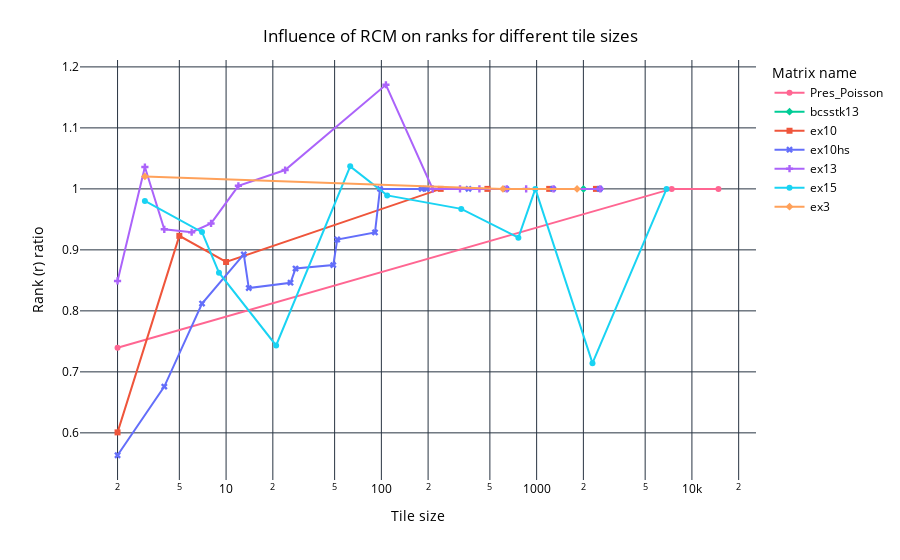

The cell this chart's notebook holds for it:
### Code cell
line_plot_tile_size_rank_percentage_per_matrix(rcm_df[rcm_df["rcm"] == True], "rcm", matrix_color_map=matrix_color_map)

### Figure 1 — Plotly figure (JSON) as saved in the notebook; plotly's stock layout.template omitted (floating-point values rounded to 4 significant figures)
{"data": [{"hovertemplate": "Matrix name=Pres_Poisson<br>Tile size=%{x}<br>Rank (r) ratio=%{y}<extra></extra>", "legendgroup": "Pres_Poisson", "line": {"color": "#FF6692", "dash": "solid"}, "marker": {"symbol": "circle"}, "mode": "lines+markers", "name": "Pres_Poisson", "orientation": "v", "showlegend": true, "x": [2.0, 7411.0, 14820.0], "xaxis": "x", "y": [0.7395, 1.0, 1.0], "yaxis": "y", "type": "scatter"}, {"hovertemplate": "Matrix name=bcsstk13<br>Tile size=%{x}<br>Rank (r) ratio=%{y}<extra></extra>", "legendgroup": "bcsstk13", "line": {"color": "#00CC96", "dash": "solid"}, "marker": {"symbol": "diamond"}, "mode": "lines+markers", "name": "bcsstk13", "orientation": "v", "showlegend": true, "x": [2003.0], "xaxis": "x", "y": [1.0], "yaxis": "y", "type": "scatter"}, {"hovertemplate": "Matrix name=ex10<br>Tile size=%{x}<br>Rank (r) ratio=%{y}<extra></extra>", "legendgroup": "ex10", "line": {"color": "#EF553B", "dash": "solid"}, "marker": {"symbol": "square"}, "mode": "lines+markers", "name": "ex10", "orientation": "v", "showlegend": true, "x": [2.0, 5.0, 10.0, 241.0, 482.0, 1205.0, 2410.0], "xaxis": "x", "y": [0.6008, 0.923, 0.8801, 1.0, 1.0, 1.0, 1.0], "yaxis": "y", "type": "scatter"}, {"hovertemplate": "Matrix name=ex10hs<br>Tile size=%{x}<br>Rank (r) ratio=%{y}<extra></extra>", "legendgroup": "ex10hs", "line": {"color": "#636EFA", "dash": "solid"}, "marker": {"symbol": "x"}, "mode": "lines+markers", "name": "ex10hs", "orientation": "v", "showlegend": true, "x": [2.0, 4.0, 7.0, 13.0, 14.0, 26.0, 28.0, 49.0, 52.0, 91.0, 98.0, 182.0, 196.0, 364.0, 637.0, 1274.0, 2548.0], "xaxis": "x", "y": [0.5633, 0.6759, 0.812, 0.8926, 0.8374, 0.8462, 0.8694, 0.875, 0.917, 0.9286, 1.0, 1.0, 1.0, 1.0, 1.0, 1.0, 1.0], "yaxis": "y", "type": "scatter"}, {"hovertemplate": "Matrix name=ex13<br>Tile size=%{x}<br>Rank (r) ratio=%{y}<extra></extra>", "legendgroup": "ex13", "line": {"color": "#AB63FA", "dash": "solid"}, "marker": {"symbol": "cross"}, "mode": "lines+markers", "name": "ex13", "orientation": "v", "showlegend": true, "x": [2.0, 3.0, 4.0, 6.0, 8.0, 12.0, 24.0, 107.0, 214.0, 321.0, 428.0, 642.0, 856.0, 1284.0, 2568.0], "xaxis": "x", "y": [0.8491, 1.036, 0.9337, 0.9289, 0.9434, 1.005, 1.031, 1.171, 1.0, 1.0, 1.0, 1.0, 1.0, 1.0, 1.0], "yaxis": "y", "type": "scatter"}, {"hovertemplate": "Matrix name=ex15<br>Tile size=%{x}<br>Rank (r) ratio=%{y}<extra></extra>", "legendgroup": "ex15", "line": {"color": "#19D3F3", "dash": "solid"}, "marker": {"symbol": "circle"}, "mode": "lines+markers", "name": "ex15", "orientation": "v", "showlegend": true, "x": [3.0, 7.0, 9.0, 21.0, 63.0, 109.0, 327.0, 763.0, 981.0, 2289.0, 6867.0], "xaxis": "x", "y": [0.9802, 0.9291, 0.8627, 0.7433, 1.037, 0.9893, 0.9672, 0.92, 1.0, 0.7143, 1.0], "yaxis": "y", "type": "scatter"}, {"hovertemplate": "Matrix name=ex3<br>Tile size=%{x}<br>Rank (r) ratio=%{y}<extra></extra>", "legendgroup": "ex3", "line": {"color": "#FFA15A", "dash": "solid"}, "marker": {"symbol": "diamond"}, "mode": "lines+markers", "name": "ex3", "orientation": "v", "showlegend": true, "x": [3.0, 607.0, 1821.0], "xaxis": "x", "y": [1.02, 1.0, 1.0], "yaxis": "y", "type": "scatter"}], "layout": {"xaxis": {"anchor": "y", "domain": [0.0, 1.0], "title": {"text": "Tile size"}, "type": "log"}, "yaxis": {"anchor": "x", "domain": [0.0, 1.0], "title": {"text": "Rank (r) ratio"}}, "legend": {"title": {"text": "Matrix name"}, "tracegroupgap": 0}, "margin": {"t": 60}, "title": {"text": "Influence of RCM on ranks for different tile sizes", "x": 0.5, "xanchor": "center", "yanchor": "top"}, "font": {"color": "black"}, "plot_bgcolor": "white", "paper_bgcolor": "white"}}
